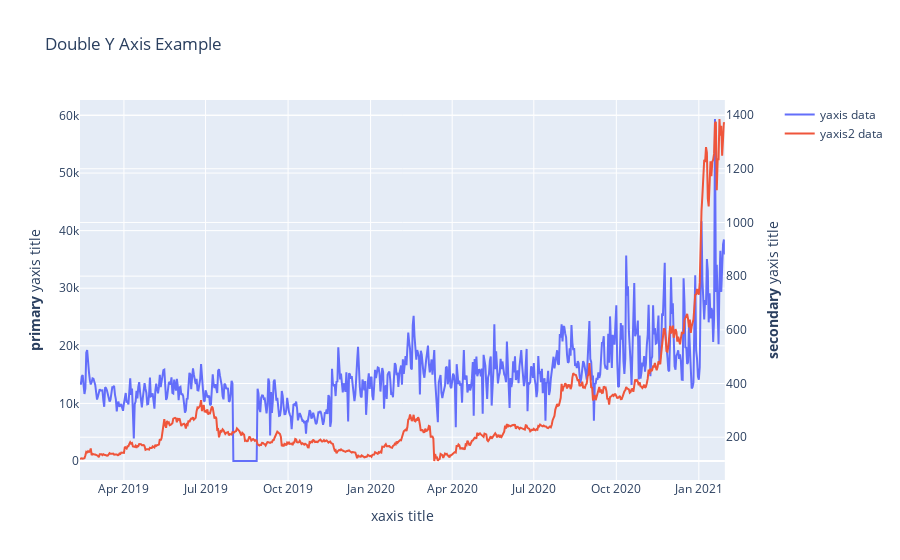

Source (notebook cell):
### Code cell
fig

### Figure 1 — Plotly figure (JSON) as saved in the notebook; plotly's stock layout.template omitted (floating-point values rounded to 4 significant figures; data arrays with more than 128 entries replaced by an {"elided": "..."} marker saying what was removed)
{"data": [{"name": "yaxis data", "type": "scatter", "x": {"elided": "720 str values"}, "xaxis": "x", "y": {"elided": "720 int values"}, "yaxis": "y"}, {"name": "yaxis2 data", "type": "scatter", "x": {"elided": "720 str values"}, "xaxis": "x", "y": {"elided": "720 float values"}, "yaxis": "y2"}], "layout": {"title": {"text": "Double Y Axis Example"}, "xaxis": {"anchor": "y", "domain": [0, 0.94], "title": {"text": "xaxis title"}}, "yaxis": {"anchor": "x", "domain": [0, 1], "title": {"text": "<b>primary</b> yaxis title"}}, "yaxis2": {"anchor": "x", "overlaying": "y", "side": "right", "title": {"text": "<b>secondary</b> yaxis title"}}}}
